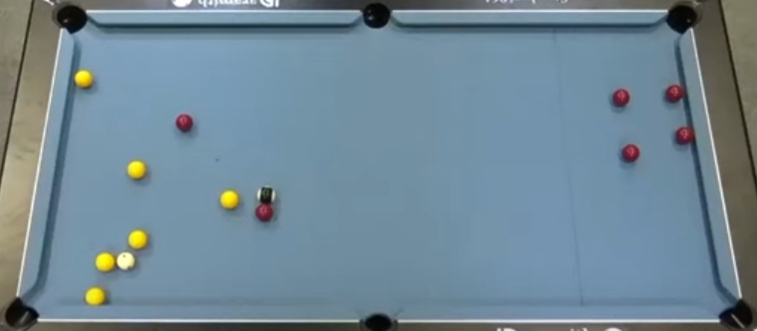
#> input picture Projet Deadpool 1 last update 28-11/Images/Blackball2.png, 757 x 331 px, found by its file name
$ python TestHistogrammeImage.py
#> lines starting #> are read from the running program, lines starting #| are printed output that depends on the picture; after the words box and inside, x2 and y2 are one past the last pixel; in counts of white or black regions, pixels touching at a corner belong together
#finding hsv range of target object(pen)
import cv2
import numpy as np
import time
# A required callback method that goes into the trackbar function.
def nothing(x):
    pass

# Initializing the webcam feed.
img = cv2.imread('Images\Blackball2.png')
#> img is the input picture: shape (331, 757, 3); mean B, G, R 149.1, 135.8, 112.9
img = cv2.resize(img, (600,300))
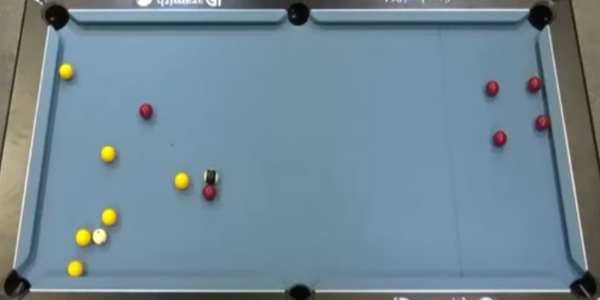
#> img: shape (300, 600, 3); mean B, G, R 149, 135.8, 112.9
#cv2.imshow('image', img)

# Create a window named trackbars.
cv2.namedWindow("Trackbars")

# Now create 6 trackbars that will control the lower and upper range of
# H,S and V channels. The Arguments are like this: Name of trackbar,
# window name, range,callback function. For Hue the range is 0-179 and
# for S,V its 0-255.
cv2.createTrackbar("L - H", "Trackbars", 0, 179, nothing)
#> slider 'L - H' is set to 35
cv2.createTrackbar("L - S", "Trackbars", 0, 255, nothing)
#> slider 'L - S' is set to 51
cv2.createTrackbar("L - V", "Trackbars", 0, 255, nothing)
#> slider 'L - V' is set to 51
cv2.createTrackbar("U - H", "Trackbars", 179, 179, nothing)
cv2.createTrackbar("U - S", "Trackbars", 255, 255, nothing)
cv2.createTrackbar("U - V", "Trackbars", 255, 255, nothing)

while True:

    # Convert the BGR image to HSV image.
    hsv = cv2.cvtColor(img, cv2.COLOR_BGR2HSV)
#> hsv: shape (300, 600, 3); mean H, S, V 91.3, 73.5, 153.2

    # Get the new values of the trackbar in real time as the user changes
    # them
    l_h = cv2.getTrackbarPos("L - H", "Trackbars")
    l_s = cv2.getTrackbarPos("L - S", "Trackbars")
    l_v = cv2.getTrackbarPos("L - V", "Trackbars")
    u_h = cv2.getTrackbarPos("U - H", "Trackbars")
    u_s = cv2.getTrackbarPos("U - S", "Trackbars")
    u_v = cv2.getTrackbarPos("U - V", "Trackbars")

    # Set the lower and upper HSV range according to the value selected
    # by the trackbar
    lower_range = np.array([l_h, l_s, l_v])
    upper_range = np.array([u_h, u_s, u_v])

    # Filter the image and get the binary mask, where white represents
    # your target color
    mask = cv2.inRange(hsv, lower_range, upper_range)
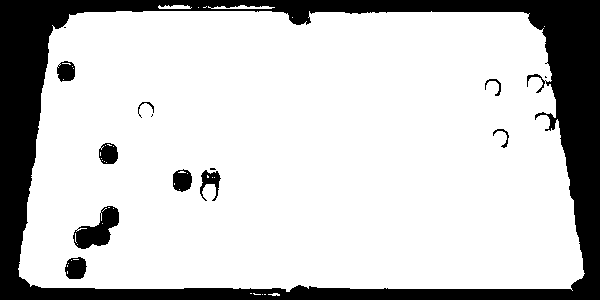
#> mask: shape (300, 600); 79.2% white; 14 black regions (4 under 20 px), largest, box (x1, y1, x2, y2) and area: (0, 0, 600, 300) 34626, (73, 206, 119, 249) 1004, (65, 257, 87, 279) 376

    # You can also visualize the real part of the target color (Optional)
    res = cv2.bitwise_and(img, img, mask=mask)
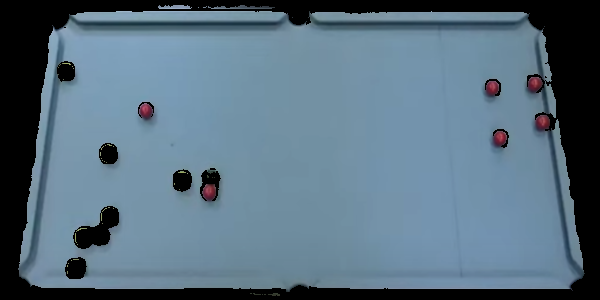
#> res: shape (300, 600, 3); mean B, G, R 127.7, 111.6, 88.7

    # Converting the binary mask to 3 channel image, this is just so
    # we can stack it with the others
    mask_3 = cv2.cvtColor(mask, cv2.COLOR_GRAY2BGR)

    # stack the mask, orginal frame and the filtered result
    stacked = np.hstack((mask_3,img,res))
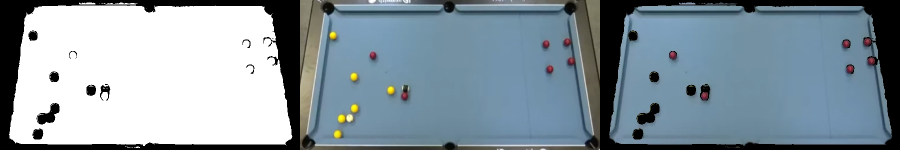
#> stacked: shape (300, 1800, 3) (shown at 1/2 size); mean B, G, R 159.6, 149.8, 134.5

    # Show this stacked frame at 40% of the size.
    cv2.imshow('Trackbars',cv2.resize(stacked,None,fx=1,fy=1))

    # If the user presses ESC then exit the program
    key = cv2.waitKey(1)
#> (key Esc is pressed here)
    if key == 27:
        break

    # If the user presses `s` then print this array.
    if key == ord('s'):

        thearray = [[l_h,l_s,l_v],[u_h, u_s, u_v]]
        print(thearray)

        # Also save this array as penval.npy
        np.save('hsv_value',thearray)
        break

# Release the camera & destroy the windows.
#> (the run stopped early here; a loop or call above may not have finished)

$ run again, with Projet Deadpool 1 last update 28-11/Images/Blackball1.png copied over Projet Deadpool 1 last update 28-11/Images/Blackball2.png
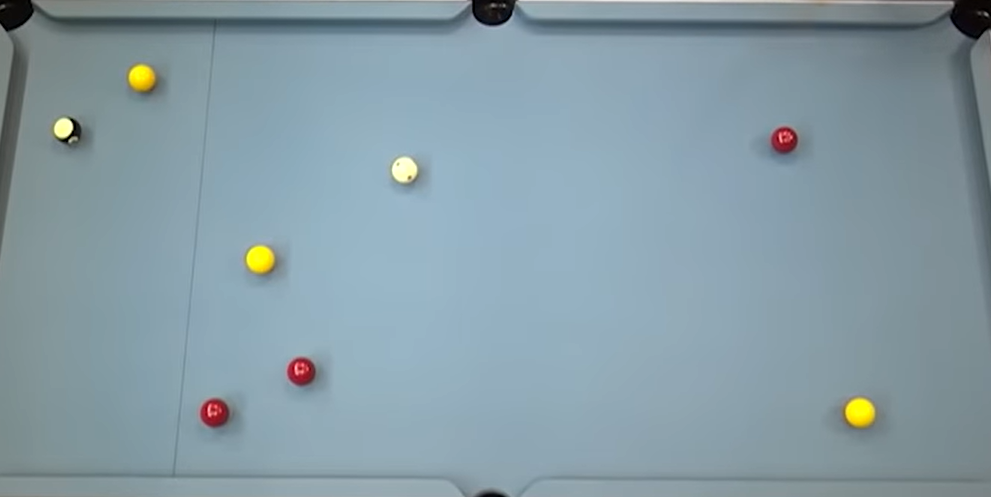
#> input picture Projet Deadpool 1 last update 28-11/Images/Blackball1.png, 991 x 497 px, found by its file name
#> img is the input picture: shape (497, 991, 3); mean B, G, R 165.6, 156.1, 134.7
#> img: shape (300, 600, 3)
#> hsv: shape (300, 600, 3); mean H, S, V 98.4, 50.7, 167
#> `mask = cv2.inRange(hsv, lower_range, upper_range)`:
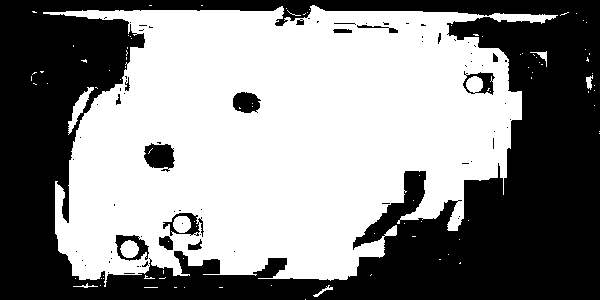
#> mask: shape (300, 600); 54% white; 73 black regions (57 under 20 px), largest, box (x1, y1, x2, y2) and area: (0, 0, 600, 300) 79879, (144, 143, 175, 172) 633, (233, 92, 261, 113) 453
#> `stacked = np.hstack((mask_3,img,res))`:
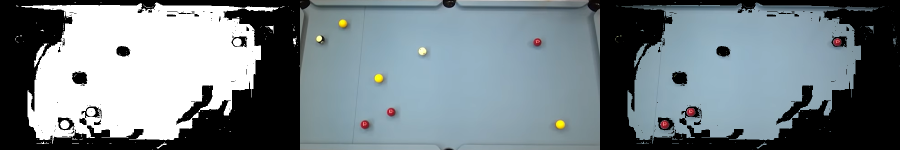
#> stacked: shape (300, 1800, 3) (shown at 1/2 size); mean B, G, R 133.3, 127.6, 116
